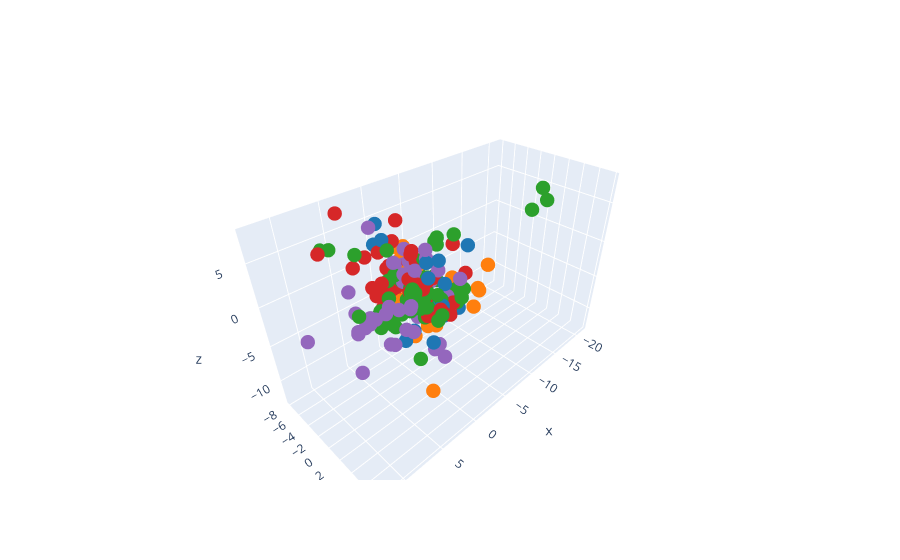

Notebook code for this chart:
### Code cell
import plotly.graph_objects as go
from matplotlib import cm

# get tab10 RGBA colors from matplotlib
tab10 = cm.get_cmap('tab10')
colors = [f'rgba({int(r*255)}, {int(g*255)}, {int(b*255)}, {a})' 
          for r, g, b, a in tab10(np.linspace(0, 1, 10))]

fig = go.Figure(
    data=go.Scatter3d(
        x=clustered[0],
        y=clustered[1],
        z=clustered[2],
        mode='markers',
        marker=dict(
            size=5,
            color=[colors[c] for c in clustered['mouse_cluster']]  # assign tab10 color per cluster
        )))

fig.show()

### Figure 1 — Plotly figure (JSON) as saved in the notebook; plotly's stock layout.template omitted (floating-point values rounded to 4 significant figures; data arrays with more than 128 entries replaced by an {"elided": "..."} marker saying what was removed)
{"data": [{"marker": {"color": {"elided": "180 str values"}, "size": 5}, "mode": "markers", "type": "scatter3d", "x": {"elided": "180 float values"}, "y": {"elided": "180 float values"}, "z": {"elided": "180 float values"}}], "layout": {}}
